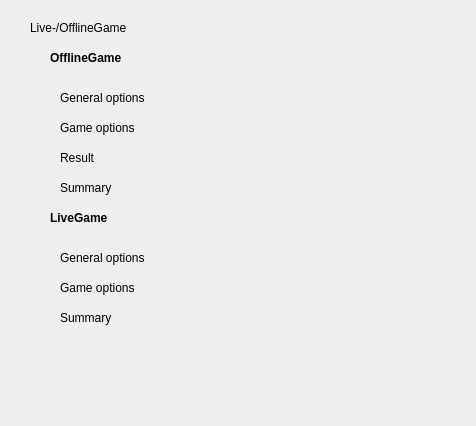
<?xml version="1.0" encoding="UTF-8"?>
<ui version="4.0">
 <class>WizardSideWidget</class>
 <widget class="QWidget" name="WizardSideWidget">
  <property name="geometry">
   <rect>
    <x>0</x>
    <y>0</y>
    <width>476</width>
    <height>426</height>
   </rect>
  </property>
  <property name="windowTitle">
   <string>Form</string>
  </property>
  <widget class="QLabel" name="labelLiveOffline">
   <property name="geometry">
    <rect>
     <x>30</x>
     <y>20</y>
     <width>121</width>
     <height>16</height>
    </rect>
   </property>
   <property name="text">
    <string>Live-/OfflineGame</string>
   </property>
  </widget>
  <widget class="QLabel" name="labelOfflineGeneral">
   <property name="geometry">
    <rect>
     <x>60</x>
     <y>90</y>
     <width>141</width>
     <height>16</height>
    </rect>
   </property>
   <property name="text">
    <string>General options</string>
   </property>
  </widget>
  <widget class="QLabel" name="labelOfflineGame">
   <property name="geometry">
    <rect>
     <x>60</x>
     <y>120</y>
     <width>201</width>
     <height>16</height>
    </rect>
   </property>
   <property name="text">
    <string>Game options</string>
   </property>
  </widget>
  <widget class="QLabel" name="labelOfflineResult">
   <property name="geometry">
    <rect>
     <x>60</x>
     <y>150</y>
     <width>131</width>
     <height>16</height>
    </rect>
   </property>
   <property name="text">
    <string>Result</string>
   </property>
  </widget>
  <widget class="QLabel" name="labelChoose">
   <property name="geometry">
    <rect>
     <x>60</x>
     <y>180</y>
     <width>62</width>
     <height>16</height>
    </rect>
   </property>
   <property name="text">
    <string>Summary</string>
   </property>
  </widget>
  <widget class="QLabel" name="labelOffline">
   <property name="geometry">
    <rect>
     <x>50</x>
     <y>50</y>
     <width>101</width>
     <height>16</height>
    </rect>
   </property>
   <property name="font">
    <font>
     <weight>75</weight>
     <bold>true</bold>
    </font>
   </property>
   <property name="text">
    <string>OfflineGame</string>
   </property>
  </widget>
  <widget class="QLabel" name="labelLive">
   <property name="geometry">
    <rect>
     <x>50</x>
     <y>210</y>
     <width>71</width>
     <height>16</height>
    </rect>
   </property>
   <property name="font">
    <font>
     <weight>75</weight>
     <bold>true</bold>
    </font>
   </property>
   <property name="text">
    <string>LiveGame</string>
   </property>
  </widget>
  <widget class="QLabel" name="labelLiveGeneral">
   <property name="geometry">
    <rect>
     <x>60</x>
     <y>250</y>
     <width>111</width>
     <height>16</height>
    </rect>
   </property>
   <property name="text">
    <string>General options</string>
   </property>
  </widget>
  <widget class="QLabel" name="labelLiveGame">
   <property name="geometry">
    <rect>
     <x>60</x>
     <y>280</y>
     <width>101</width>
     <height>16</height>
    </rect>
   </property>
   <property name="text">
    <string>Game options</string>
   </property>
  </widget>
  <widget class="QLabel" name="labelLiveSummary">
   <property name="geometry">
    <rect>
     <x>60</x>
     <y>310</y>
     <width>62</width>
     <height>16</height>
    </rect>
   </property>
   <property name="text">
    <string>Summary</string>
   </property>
  </widget>
 </widget>
 <resources/>
 <connections/>
</ui>
